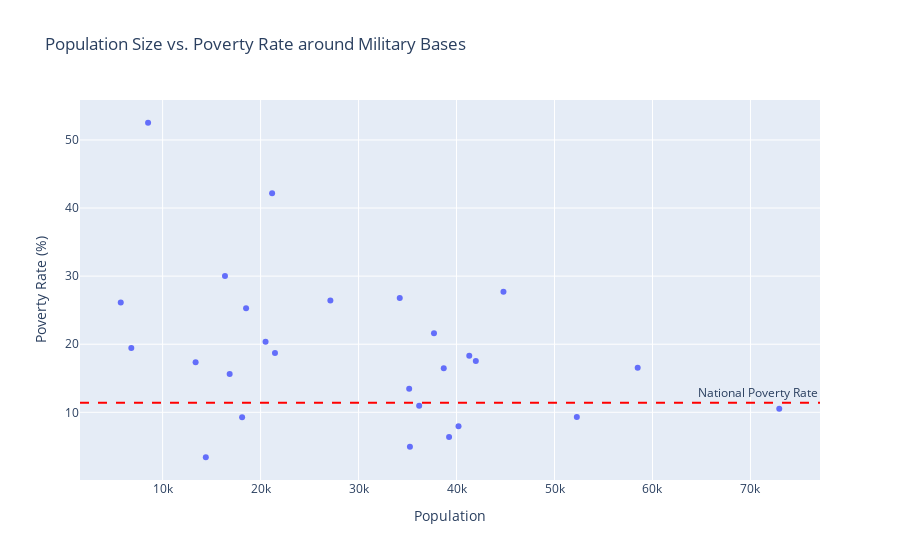

This figure's notebook cell:
### Code cell
import plotly.express as px

# Create a Plotly scatter plot without "State" in hover data
fig = px.scatter(
    census_pd,
    x="Population",
    y="Poverty Rate (%)",
    title="Population Size vs. Poverty Rate around Military Bases",
    labels={"Population": "Population", "Poverty Rate (%)": "Poverty Rate (%)"},
    hover_data={
        "Name": True,        # Base name
        "Population": True,  # Population size
        "National Poverty Rate": True  # National poverty rate for reference
    }
)

# Add a reference line for the national poverty rate
fig.add_hline(
    y=census_pd["National Poverty Rate"].iloc[0],
    line_dash="dash",
    line_color="red",
    annotation_text="National Poverty Rate"
)

# Show the plot
fig.show()

### Figure 1 — Plotly figure (JSON) as saved in the notebook; plotly's stock layout.template omitted (floating-point values rounded to 4 significant figures)
{"data": [{"customdata": [["Fort Novosel", 11.4], ["Fort Huachuca", 11.4], ["Fort Irwin", 11.4], ["Fort Carson", 11.4], ["Fort Eisenhower", 11.4], ["Fort Moore", 11.4], ["Fort Stewart", 11.4], ["Fort Leavenworth", 11.4], ["Fort Riley", 11.4], ["Fort Campbell", 11.4], ["Fort Knox", 11.4], ["Fort Johnson", 11.4], ["Fort Detrick", 11.4], ["Fort George G. Meade", 11.4], ["Fort Leonard Wood", 11.4], ["Fort Drum", 11.4], ["Fort Hamilton", 11.4], ["Fort Liberty", 11.4], ["Fort Still", 11.4], ["Fort Jackson", 11.4], ["Fort Bliss", 11.4], ["Fort Cavazos", 11.4], ["Fort Belvoir", 11.4], ["Fort Gregg-Adams", 11.4], ["Fort Meyer", 11.4], ["Joint Base Lewis-McChord", 11.4], ["Fort McCoy", 11.4]], "hovertemplate": "Population=%{x}<br>Poverty Rate (%)=%{y}<br>Name=%{customdata[0]}<br>National Poverty Rate=%{customdata[1]}<extra></extra>", "legendgroup": "", "marker": {"color": "#636efa", "symbol": "circle"}, "mode": "markers", "name": "", "orientation": "v", "showlegend": false, "type": "scatter", "x": [37699, 35167, 34204, 16844, 27125, 5728, 41967, 36185, 44789, 58490, 52279, 21469, 40203, 35242, 13370, 38695, 72938, 16365, 20508, 21176, 8518, 18521, 14410, 41300, 39240, 6805, 18115], "xaxis": "x", "y": [21.62, 13.47, 26.77, 15.63, 26.4, 26.12, 17.54, 10.95, 27.72, 16.55, 9.296, 18.7, 7.96, 4.957, 17.36, 16.48, 10.51, 30.03, 20.36, 42.16, 52.52, 25.27, 3.4, 18.3, 6.369, 19.46, 9.285], "yaxis": "y"}], "layout": {"annotations": [{"showarrow": false, "text": "National Poverty Rate", "x": 1, "xanchor": "right", "xref": "x domain", "y": 11.4, "yanchor": "bottom", "yref": "y"}], "autosize": true, "legend": {"tracegroupgap": 0}, "shapes": [{"line": {"color": "red", "dash": "dash"}, "type": "line", "x0": 0, "x1": 1, "xref": "x domain", "y0": 11.4, "y1": 11.4, "yref": "y"}], "title": {"text": "Population Size vs. Poverty Rate around Military Bases"}, "xaxis": {"anchor": "y", "autorange": true, "domain": [0, 1], "range": [1678.0, 76990.0], "title": {"text": "Population"}, "type": "linear"}, "yaxis": {"anchor": "x", "autorange": true, "domain": [0, 1], "range": [-0.6535, 56.58], "title": {"text": "Poverty Rate (%)"}, "type": "linear"}}}
